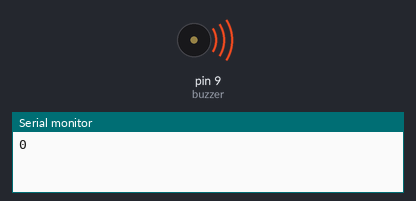
A sketch run on a simulated Arduino Uno, built with avr-gcc and run on an emulated ATmega328P. On the bench: buzzer (waves = sounding), the last lines printed to the serial monitor.

Above: at 0.1 s.
At 4.2 s:
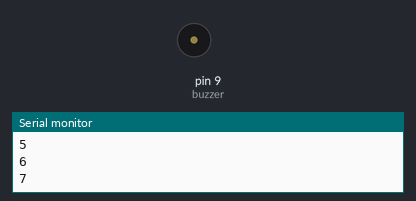
Timing chart, 0 to 5.7 s (numbered marks = the images above):
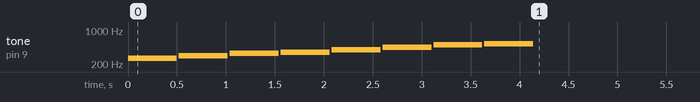

The sketch:

buzer_ile_notalar.ino
```cpp
int buzzer = 9;
int notaSayisi = 8;
int C = 262;
int D = 294;
int E = 330;
int F = 349;
int G = 392;
int A = 440;
int B = 494;
int C_ = 523;
int notalar[] = {C, D, E, F, G, A, B, C_};

void setup() {
  // put your setup code here, to run once:
Serial.begin(9600);

for(int i=0; i<notaSayisi; i++)
{
  Serial.println(i);
tone(buzzer,notalar[i]);
delay(500);
noTone(buzzer);
delay(20);
}
  noTone(buzzer);

}

void loop() {
  // put your main code here, to run repeatedly:

}
```
